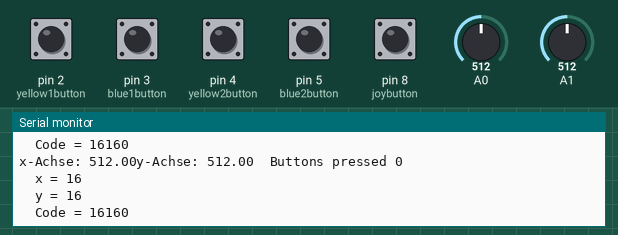
Recording of a sketch running on a simulated Arduino Uno, built with avr-gcc and run on an emulated ATmega328P. Shown: the last lines printed to the serial monitor. Inputs (shaded band) come from the test bench; at power-on: pin 2 (yellow1button), pin 3 (blue1button), pin 4 (yellow2button), pin 5 (blue2button), pin 8 (joybutton) HIGH, A0 = 512, A1 = 512. No radio packets arrive unless stated.

Above: at 1.2 s.
1.3 s: A0 set to 716
At 1.36 s:
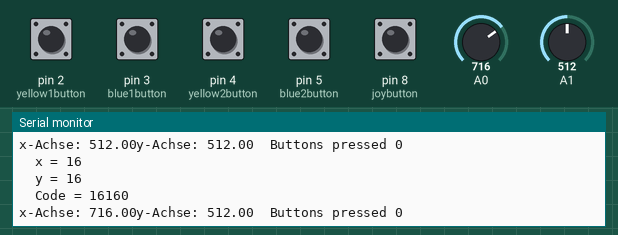
2.8 s: A1 set to 716
At 2.82 s:
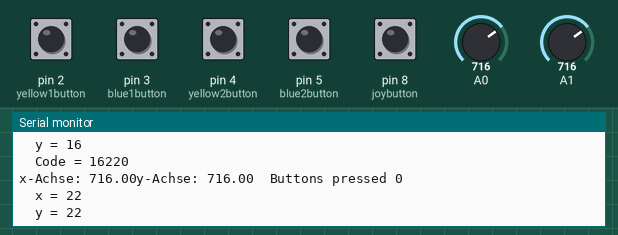
4.3 s: pin 2 (yellow1button) pulled LOW for 0.15 s
5.9 s: pin 3 (blue1button) pulled LOW for 0.15 s
At 6.05 s:
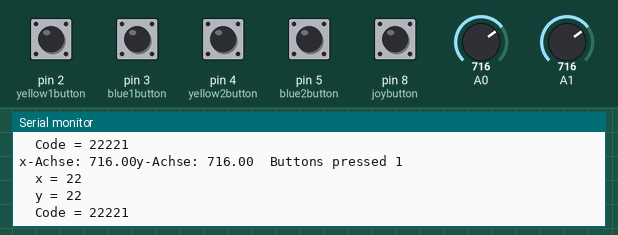
7.5 s: pin 8 (joybutton) pulled LOW for 0.15 s
At 7.61 s:
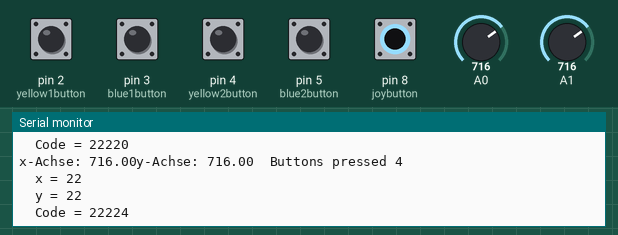
9.1 s: A0 set to 900
At 11.35 s:
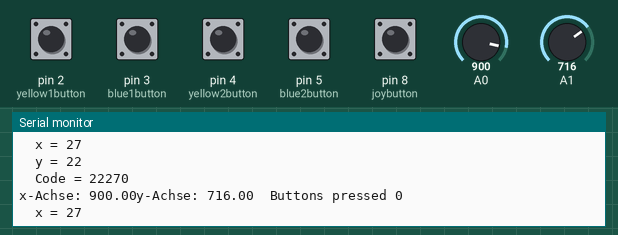
Timing chart, 0 to 11.6 s (numbered marks = the images above; inputs shaded):
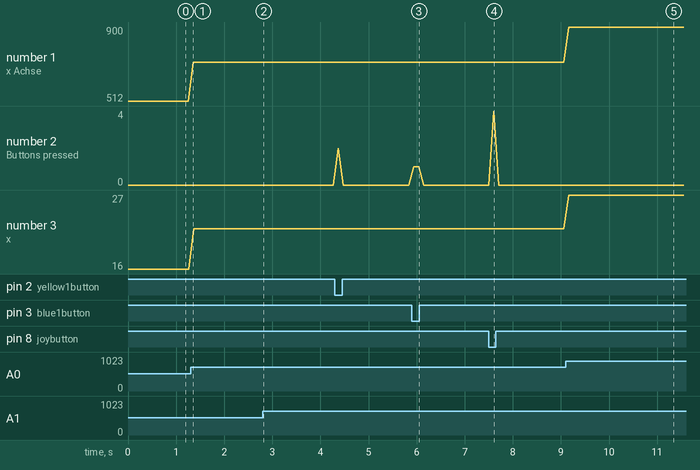

Measured:
- after the input at 1.3 s, the serial monitor: prints a new line after 0.06 s (image 1)
- after the input at 2.8 s, the serial monitor: prints a new line at once (image 2)
- after the input at 5.9 s, the serial monitor: prints a new line at once (image 3)
- after the input at 7.5 s, the serial monitor: prints a new line after 0.10 s (image 4)
- after the input at 9.1 s, the serial monitor: prints a new line after 0.06 s (image 5)
- plotted number 1: 512 → 716 after the input at 1.3 s, 716 → 900 after the input at 9.1 s
- plotted number 3: 16 → 22 after the input at 1.3 s, 22 → 27 after the input at 9.1 s

The sketch:

RF24_Controller16160.ino
```cpp
// (licence header left out)
#include <SPI.h>
#include <nRF24L01.h>
#include <RF24.h>
RF24 radio(9, 10); // CE, CSN
const byte address[7] = "B54ALBR";

int x = 16;   // x-Achse = links/rechts
int y = 16;   // y-Achse = vor/zurück
int code = 16160;
const int yellow1button = 2;
const int yellow2button = 4;
const int blue1button = 3;
const int blue2button = 5;
const int joybutton = 8;  // Joystick button
float faktor = 1.0;   // für Anpassung bei unterschiedlicher Spannung oder ADC

void setup() {
  pinMode(joybutton,INPUT_PULLUP);
  pinMode(yellow1button,INPUT_PULLUP);
  pinMode(yellow2button,INPUT_PULLUP);
  pinMode(blue1button,INPUT_PULLUP);
  pinMode(blue2button,INPUT_PULLUP);
  Serial.begin(115200);
  radio.begin();
  radio.openWritingPipe(address);
  radio.setPALevel(RF24_PA_MIN);
  radio.stopListening();
}

void sendcode()  {
  radio.write(&code, sizeof(code));
  delay(100);  // little delay for next button press
  }

void loop() {
  float A0 = faktor * analogRead (0);
  float A1 = faktor * analogRead (1);
  int button3 = 4 * !digitalRead(joybutton);
  int button1 = 1 * (!digitalRead(blue1button) || !digitalRead(blue2button));
  int button2 = 2 * (!digitalRead(yellow1button) || !digitalRead(yellow2button));
  int button = button1 + button2 + button3;

  Serial.print("x-Achse: ");
  Serial.print(A0);
  Serial.print("y-Achse: ");
  Serial.print(A1);
  Serial.print("  Buttons pressed ");
  Serial.println(button);

  x = map((A0+10),0,1023,1,31);      // little corrections
  Serial.print("  x = ");
  Serial.println(x);
  y = map((A1-7),0,1023,1,(31+1));   // little corrections
  Serial.print("  y = ");
  Serial.println(y);
  code = 1000*y + 10*x + button;
  Serial.print("  Code = ");
  Serial.println(code);
  sendcode();
}
```
